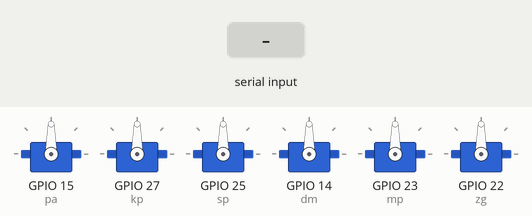
A sketch run on a simulated ESP32. On the bench: 6 × servo. Inputs (shaded band) come from the test bench. Nothing arrives over Bluetooth unless stated.

Above: at 1.2 s.
1.3 s: "1" received over Serial
At 1.7 s:
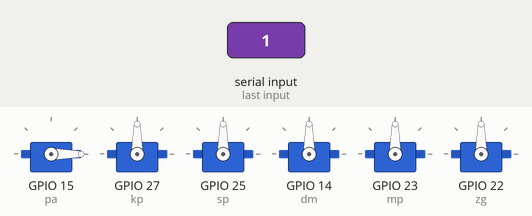
2.8 s: "2" received over the second serial link
At 4.0 s:
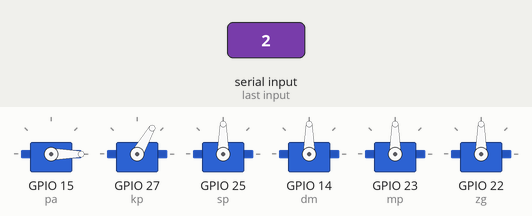
4.3 s: "3" received over Serial
At 5.2 s:
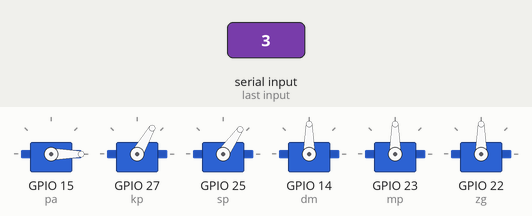
5.8 s: "4" received over the second serial link
At 6.4 s:
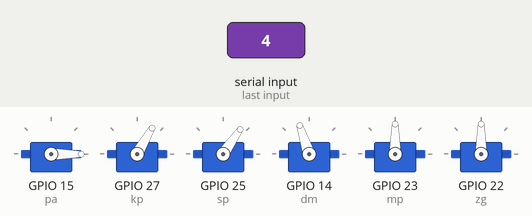
7.3 s: "5" received over Serial
At 8.5 s:
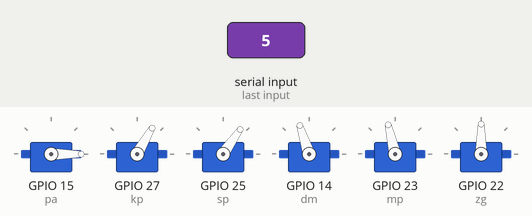
8.8 s: "6" received over the second serial link
At 9.9 s:
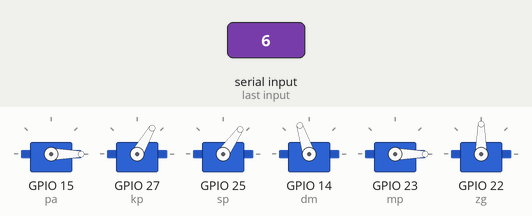
Timing chart, 0 to 11.3 s (numbered marks = the images above; inputs shaded):
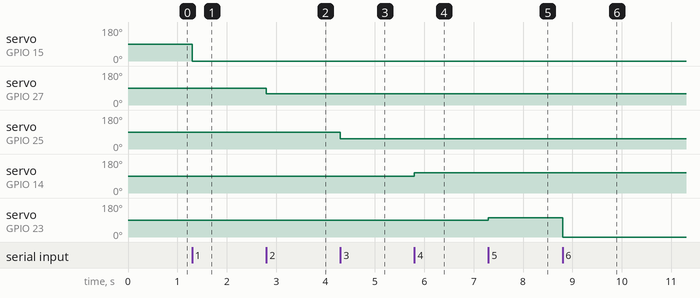

Measured:
- after the input at 1.3 s, servo on GPIO 15 (pa): 90° → 0° at once
- after the input at 2.8 s, servo on GPIO 27 (kp): 90° → 60° at once
- after the input at 4.3 s, servo on GPIO 25 (sp): 90° → 55° at once
- after the input at 5.8 s, servo on GPIO 14 (dm): 90° → 108° at once
- after the input at 7.3 s, servo on GPIO 23 (mp): 90° → 103° at once
- after the input at 8.8 s, servo on GPIO 23 (mp): 103° → 0° at once

The sketch:

Bionic_arm_ANGLES_SPECIFIC_BT-control.ino
```cpp
#include <ESP32Servo.h>
#include "BluetoothSerial.h"

BluetoothSerial SerialBT;
Servo pa, kp, sp, dm, mp, zg;

void setup() {
  Serial.begin(115200);
  SerialBT.begin("RoboRuka"); // Bluetooth ime uređaja

  pa.attach(15);
  kp.attach(27);
  sp.attach(25);
  dm.attach(14);
  mp.attach(23);
  zg.attach(22);
}

// Komande:
// 1 = pa otvori   (pa -> 0)
// 2 = kp otvori   (kp -> 60)
// 3 = sp otvori   (sp -> 55)
// 4 = dm otvori   (dm -> 108)
// 5 = mp otvori   (mp -> 103)
// 6 = mp zatvori  (mp -> 0)
// 7 = dm zatvori  (dm -> 0)
// 8 = sp zatvori  (sp -> 180)
// * = kp zatvori  (kp -> 170)
// 0 = pa zatvori  (pa -> 55)
// # = sve otvori
// 9 = sve zatvori

void handleCommand(char cmd) {
  switch (cmd) {
    case '1': pa.write(0);    break;
    case '2': kp.write(60);   break;
    case '3': sp.write(55);   break;
    case '4': dm.write(108);  break;
    case '5': mp.write(103);  break;
    case '6': mp.write(0);    break;
    case '7': dm.write(0);    break;
    case '8': sp.write(180);  break;
    case '*': kp.write(170);  break;
    case '0': pa.write(55);   break;
    case '#':
      pa.write(0); kp.write(60); sp.write(55);
      dm.write(0); mp.write(0);
      break;
    case '9':
      pa.write(55); kp.write(170); sp.write(180);
      dm.write(108); mp.write(103);
      break;
  }
}

void loop() {
  if (SerialBT.available()) {
    char c = (char)SerialBT.read();
    handleCommand(c);
    SerialBT.print("OK:");
    SerialBT.println(c);
  }
  if (Serial.available()) {
    char c = (char)Serial.read();
    handleCommand(c);
  }
}
```
